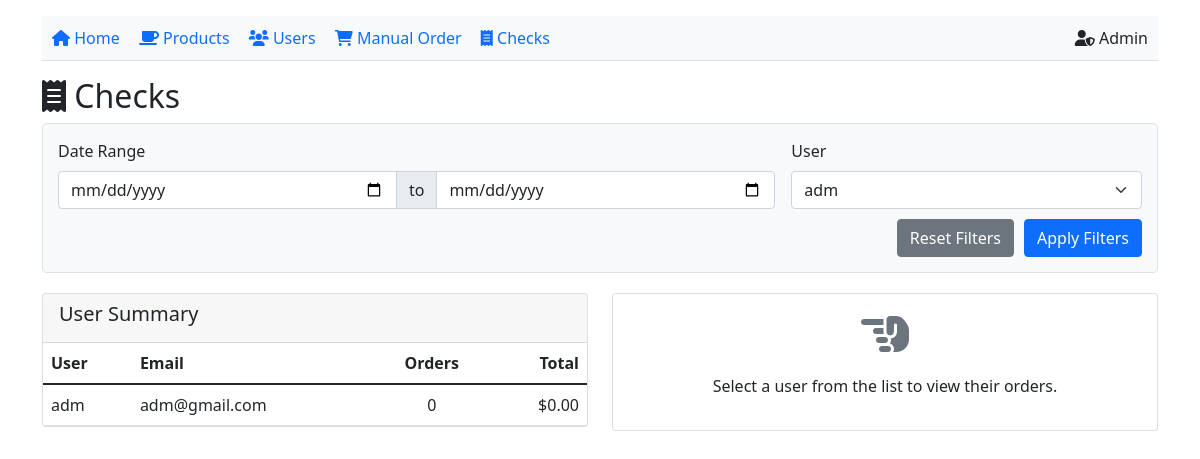
The page /Amr/AdminChecks.php?user_id=4 on the database its author committed.
### tables this page shows
CREATE TABLE `users` (
  `id` int(11) NOT NULL AUTO_INCREMENT,
  `username` varchar(50) NOT NULL,
  `email` varchar(100) NOT NULL,
  `password` varchar(255) NOT NULL,
  `profile_picture` varchar(255) DEFAULT NULL,
  `role` enum('user','admin') DEFAULT 'user',
  `created_at` timestamp NOT NULL DEFAULT current_timestamp(),
  PRIMARY KEY (`id`),
  UNIQUE KEY `username` (`username`),
  UNIQUE KEY `email` (`email`)
);

### Amr/AdminChecks.php (the view, shortened to what this page needs)
<?php
$DBName = "project";
$host = "localhost";
$DBtype = "mysql";
$userName = "root";
$userPassword = "";
function getConnection() {
    global $DBName, $host, $DBtype, $userName, $userPassword;
    try {
        $connection = new PDO("$DBtype:host=$host;dbname=$DBName", $userName, $userPassword);
        $connection->setAttribute(PDO::ATTR_ERRMODE, PDO::ERRMODE_EXCEPTION);
        return $connection;
    } catch (PDOException $e) {
        echo "Connection failed: " . $e->getMessage();
        exit();
    }
}
function getAllUsers() {
    $connection = getConnection();
    $sql = "SELECT id, username FROM users ORDER BY username";
    $stmt = $connection->prepare($sql);
    $stmt->execute();
    return $stmt->fetchAll(PDO::FETCH_ASSOC);
}
function getFilteredChecks($filters = []) {
    $connection = getConnection();
    $sql = "SELECT u.id as user_id, u.username, u.email,
           COUNT(o.id) as order_count,
           SUM(o.total_price) as total_amount
           FROM users u
           LEFT JOIN orders o ON u.id = o.user_id";
    $where_conditions = [];
    $params = [];
    if (!empty($filters['user_id'])) {
        $where_conditions[] = "u.id = :user_id";
        $params[':user_id'] = $filters['user_id'];
    }
    if (!empty($where_conditions)) {
        $sql .= " WHERE " . implode(" AND ", $where_conditions);
    }
    $sql .= " GROUP BY u.id, u.username, u.email ORDER BY total_amount DESC";
    $stmt = $connection->prepare($sql);
    foreach ($params as $key => $value) {
        $stmt->bindValue($key, $value);
    }
    $stmt->execute();
    return $stmt->fetchAll(PDO::FETCH_ASSOC);
}
$filters = [
    'date_from' => isset($_GET['date_from']) ? $_GET['date_from'] : '',
    'date_to' => isset($_GET['date_to']) ? $_GET['date_to'] : '',
    'user_id' => isset($_GET['user_id']) ? $_GET['user_id'] : ''
];
$selectedUserId = isset($_GET['view_user']) ? $_GET['view_user'] : null;
$selectedOrderId = isset($_GET['view_order']) ? $_GET['view_order'] : null;
$users = getAllUsers();
$filteredChecks = getFilteredChecks($filters);
$userOrders = [];
$userDetails = null;
?>
<!DOCTYPE html>
<html>
<head>
    <link href="https://cdn.jsdelivr.net/npm/bootstrap@5.1.3/dist/css/bootstrap.min.css" rel="stylesheet">
    <link rel="stylesheet" href="https://cdnjs.cloudflare.com/ajax/libs/font-awesome/6.0.0/css/all.min.css">
</head>
<body>
<div class="container mt-3">
    <div class="nav-links mb-3">
        <a href="index.php"><i class="fas fa-home"></i> Home</a>
        <a href="products.php"><i class="fas fa-coffee"></i> Products</a>
        <a href="users.php"><i class="fas fa-users"></i> Users</a>
        <a href="AdminOrders.php"><i class="fas fa-shopping-cart"></i> Manual Order</a>
        <a href="AdminChecks.php" class="active"><i class="fas fa-receipt"></i> Checks</a>
        <span class="float-end"><i class="fas fa-user-shield"></i> Admin</span>
    </div>
    <h2><i class="fas fa-receipt"></i> Checks</h2>
    <div class="filter-card">
        <form method="GET" action="" id="filter-form">
            <div class="row g-3">
                <div class="col-md-8">
                    <label class="form-label">Date Range</label>
                    <div class="input-group">
                        <input type="date" name="date_from" class="form-control" value="<?php echo $filters['date_from']; ?>" placeholder="From">
                        <span class="input-group-text">to</span>
                        <input type="date" name="date_to" class="form-control" value="<?php echo $filters['date_to']; ?>" placeholder="To">
                    </div>
                </div>
                <div class="col-md-4">
                    <label class="form-label">User</label>
                    <select name="user_id" class="form-select">
                        <?php foreach ($users as $user): ?>
                            <option value="<?php echo $user['id']; ?>" <?php echo ($filters['user_id'] == $user['id']) ? 'selected' : ''; ?>>
                                <?php echo $user['username']; ?>
                            </option>
                        <?php endforeach; ?>
                    </select>
                </div>
            </div>
            <div class="filter-buttons">
                <button type="button" class="btn btn-secondary" onclick="resetFilters()">Reset Filters</button>
                <button type="submit" class="btn btn-primary">Apply Filters</button>
            </div>
        </form>
    </div>
    <div class="row">
        <div class="col-md-6">
            <div class="card">
                <div class="card-header">
                    <h5>User Summary</h5>
                </div>
                <div class="card-body p-0">
                    <div class="table-responsive">
                        <table class="table table-hover mb-0">
                            <thead>
                                <tr>
                                    <th>User</th>
                                    <th>Email</th>
                                    <th class="text-center">Orders</th>
                                    <th class="text-end">Total</th>
                                </tr>
                            </thead>
                            <tbody>
                                <?php if (empty($filteredChecks)): ?>
                                    <tr>
                                        <td colspan="4" class="text-center py-3">No data found for the selected filters</td>
                                    </tr>
                                <?php else: ?>
                                    <?php foreach ($filteredChecks as $check): ?>
                                        <tr class="check-row <?php echo ($selectedUserId == $check['user_id']) ? 'active' : ''; ?>"
                                            onclick="viewUserOrders(<?php echo $check['user_id']; ?>)">
                                            <td><?php echo htmlspecialchars($check['username']); ?></td>
                                            <td><?php echo htmlspecialchars($check['email']); ?></td>
                                            <td class="text-center"><?php echo $check['order_count']; ?></td>
                                            <td class="text-end">$<?php echo number_format($check['total_amount'] ?? 0, 2); ?></td>
                                        </tr>
                                    <?php endforeach; ?>
                                <?php endif; ?>
                            </tbody>
                        </table>
                    </div>
                </div>
            </div>
        </div>
        <div class="col-md-6">
            <?php if ($selectedUserId && $userDetails): ?>
                <div class="card">
                    <div class="card-header d-flex justify-content-between align-items-center">
                        <h5>
                            Orders for <?php echo htmlspecialchars($userDetails['username']); ?>
                        </h5>
                        <span class="badge bg-primary"><?php echo count($userOrders); ?> Orders</span>
                    </div>
                    <div class="card-body p-0">
                        <?php if (empty($userOrders)): ?>
                            <div class="text-center py-4">
                                <i class="fas fa-coffee fa-3x text-muted mb-3"></i>
                                <p>No orders found for this user in the selected date range.</p>
                            </div>
                        <?php else: ?>
                            <div class="table-responsive">
                                <table class="table table-hover mb-0">
                                    <thead>
                                        <tr>
                                            <th>Order #</th>
                                            <th>Date</th>
                                            <th>Room</th>
                                            <th>Status</th>
                                            <th class="text-end">Total</th>
                                        </tr>
                                    </thead>
                                    <tbody>
                                        <?php foreach ($userOrders as $order): ?>
                                            <tr class="check-row <?php echo ($selectedOrderId == $order['id']) ? 'active' : ''; ?>"
                                                onclick="viewOrderDetails(<?php echo $order['id']; ?>)">
                                                <td>#<?php echo $order['id']; ?></td>
                                                <td><?php echo date('M d, Y H:i', strtotime($order['date'])); ?></td>
                                                <td><?php echo htmlspecialchars($order['room_name'] ?? 'N/A'); ?></td>
                                                <td>
                                                    <?php
                                                        $statusClass = '';
                                                        switch($order['status']) {
                                                            case 'processing':
                                                                $statusClass = 'status-processing';
                                                                break;
                                                            case 'out for delivery':
                                                                $statusClass = 'status-out-for-delivery';
                                                                break;
                                                            case 'done':
                                                                $statusClass = 'status-done';
                                                                break;
                                                        }
                                                    ?>
                                                    <span class="status-badge <?php echo $statusClass; ?>">
                                                        <?php echo ucfirst($order['status']); ?>
                                                    </span>
                                                </td>
                                                <td class="text-end">$<?php echo number_format($order['total_price'], 2); ?></td>
                                            </tr>
                                        <?php endforeach; ?>
                                    </tbody>
                                </table>
                            </div>
                        <?php endif; ?>
                    </div>
                </div>
            <?php elseif (!$selectedUserId): ?>
                <div class="card h-100">
                    <div class="card-body text-center d-flex flex-column justify-content-center align-items-center">
                        <i class="fas fa-hand-point-left fa-3x text-muted mb-3"></i>
                        <p>Select a user from the list to view their orders.</p>
                    </div>
                </div>
            <?php endif; ?>
        </div>
    </div>
</div>
</body>
</html>

### Amr/AdminChecks.php (style rules this page uses)
.nav-links { background-color: #f8f9fa; padding: 10px; border-bottom: 1px solid #dee2e6; }
.nav-links a { margin-right: 15px; text-decoration: none; color: #0d6efd; }
.filter-card { margin-bottom: 20px; border: 1px solid #dee2e6; border-radius: 5px; background-color: #f8f9fa; padding: 15px; }
.filter-buttons { display: flex; justify-content: flex-end; gap: 10px; margin-top: 10px; }
.check-row { cursor: pointer; }

### rows shown on the page
users: username "adm", email "adm@gmail.com", order_count "0", total_amount "0.00"

### other values the page prints
form field user_id "adm"
